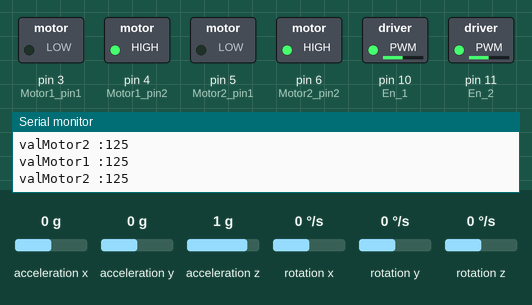
This sketch was run on a simulated Arduino Uno, built with avr-gcc and run on an emulated ATmega328P. Shown: switched loads named in the sketch (green lamp = pin HIGH), the last lines printed to the serial monitor. Inputs (shaded band) come from the test bench; at power-on: acceleration x 0 g, acceleration y 0 g, acceleration z 1 g, rotation x 0 °/s, rotation y 0 °/s, rotation z 0 °/s.

Above: at 1.2 s.
1.3 s: acceleration x set to -0.8 g
At 2.6 s:
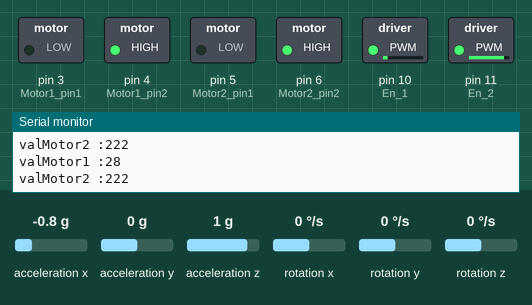
2.9 s: acceleration x set to 0.8 g
At 4.1 s:
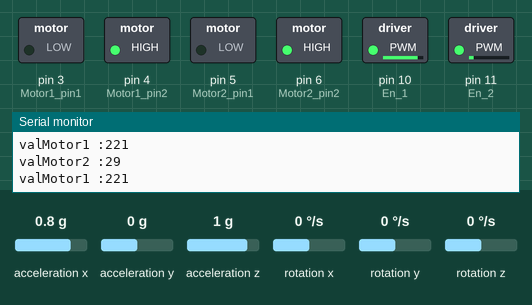
4.5 s: acceleration x set to -0.1 g
At 5.1 s:
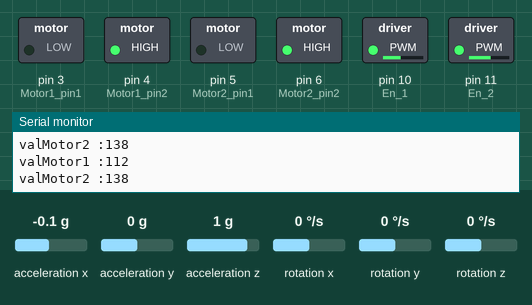
6.0 s: acceleration x set to 0.1 g
At 6.5 s:
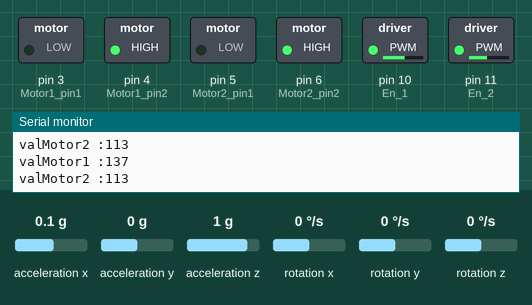
7.6 s: acceleration x set to 0 g
At 9.0 s:
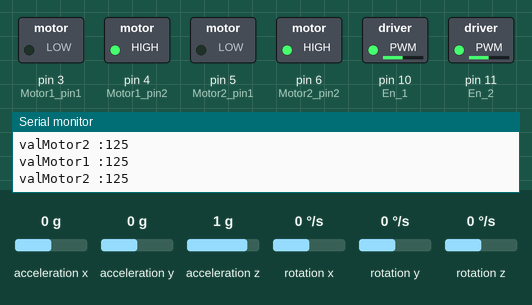
Timing chart, 0 to 10.2 s (numbered marks = the images above; inputs shaded):
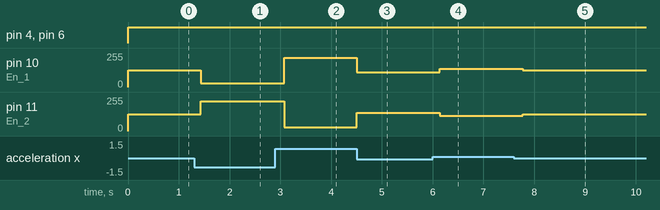

Measured:
- after the input at 1.3 s, pin 10 (En_1): 125/255 → 28/255 after 0.14 s; pin 11 (En_2): 125/255 → 222/255 after 0.14 s
- after the input at 2.9 s, pin 10 (En_1): 28/255 → 221/255 after 0.17 s; pin 11 (En_2): 222/255 → 29/255 after 0.17 s
- after the input at 4.5 s, pin 10 (En_1): 221/255 → 112/255 at once; pin 11 (En_2): 29/255 → 138/255 at once
- after the input at 6.0 s, pin 10 (En_1): 112/255 → 137/255 after 0.14 s; pin 11 (En_2): 138/255 → 113/255 after 0.14 s
- after the input at 7.6 s, pin 10 (En_1): 137/255 → 125/255 after 0.18 s; pin 11 (En_2): 113/255 → 125/255 after 0.18 s

The sketch:

mpu_test.ino
```cpp
#include <Wire.h>
#include <I2Cdev.h>
#include <MPU6050.h>

int En_1=10;
int En_2=11;
int Motor1_pin1=3;
int Motor1_pin2=4;
int Motor2_pin1=5;
int Motor2_pin2=6;


MPU6050 mpu;
int16_t ax, ay, az;
int16_t gx, gy, gz;

int valMotor1;
int valMotor2;
void setup()
{

pinMode( Motor1_pin1 ,OUTPUT);
pinMode( Motor1_pin2 ,OUTPUT);
pinMode( Motor2_pin1 ,OUTPUT);
pinMode( Motor2_pin2 ,OUTPUT);
pinMode( En_1 ,OUTPUT);
pinMode( En_2 ,OUTPUT);

Wire.begin();
Serial.begin(9600);
Serial.println("Initialize MPU");
mpu.initialize();
Serial.println(mpu.testConnection() ? "Connected" : "Connection failed");
}
void loop()
{
mpu.getMotion6(&ax, &ay, &az, &gx, &gy, &gz);

ax = map(ax, -17000, 17000, -125, 125);

valMotor1 = 125+ax;
valMotor2 = 125-ax;

Serial.print("valMotor1 :");
Serial.println(valMotor1, DEC);
Serial.print("valMotor2 :");
Serial.println(valMotor2, DEC);

if(valMotor1 > 0 && valMotor1 < 255){
//motor1.setSpeed(valMotor1);
analogWrite(En_1, valMotor1);
}
if(valMotor2 > 0 && valMotor2 < 255){
//motor2.setSpeed(valMotor2);
analogWrite(En_2, valMotor2);
}
Motor_1_Fwd();
Motor_2_Bwd();
//motor1.run(FORWARD); // turn it on going forward
//motor2.run(BACKWARD);

delay(200);

}

void Motor_1_Fwd(){
  digitalWrite(Motor1_pin1, LOW );
  digitalWrite(Motor1_pin2, HIGH );

}

void Motor_2_Bwd(){
  digitalWrite(Motor2_pin1, LOW );
  digitalWrite(Motor2_pin2, HIGH );

}
```
